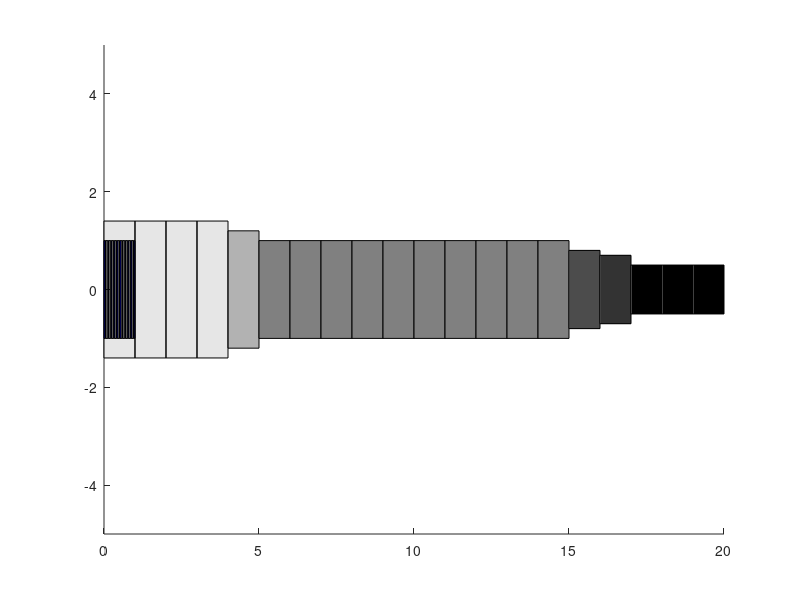
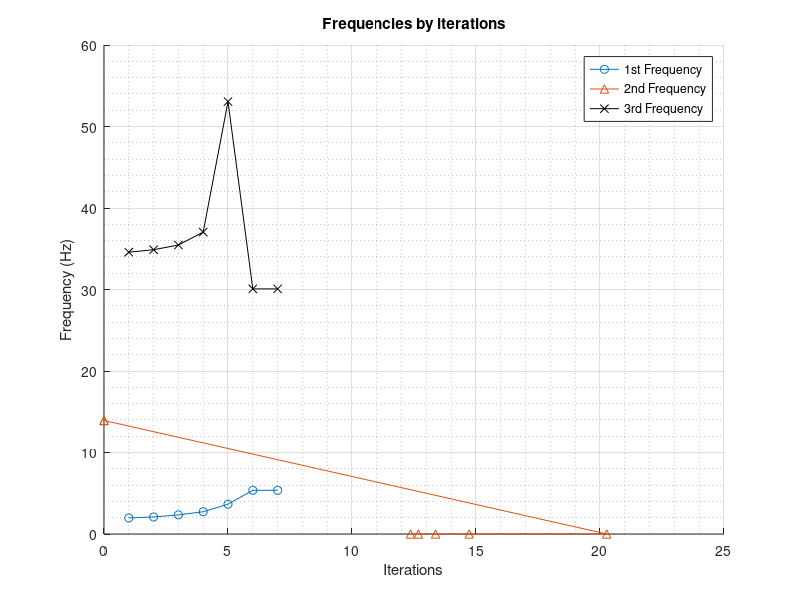

These figures' MATLAB source, in order:
% UNIVERSIDADE ESTADUAL DE CAMPINAS
% FACULDADE DE ENGENHARIA MECANICA
% METODOS DE OTIMIZACAO TOPOLOGICA EVOLUCIONARIA - IM437 J
% ATIVIDADE 7
%
% DIPL. -ENG RENAN MIRANDA PORTELA
%%%%%%%%%%%%%%%%%%%%%%%%%%%%%%%%%%%%%%%%%%%%%%%%%%%%%%%%%%%%

%% cleaning

clc; clear; close all

%% coordinate matrix

nx = 21; % nodes number in x
Lx = 20; % length in x [m]
ex = nx - 1; % element number in x
L = Lx/ex; 

coordx = linspace(0,Lx,nx); % coordinate in x
num = 1:nx; % number of nodes
coord = [num(:),coordx(:)]; % coordinate matrix

%% code variables

m_disc = 1000;
I_disc = 1000;
node_disc = nx;

%% incidence matrix

inci = zeros(ex,4); % incidence matrix pre-location

for i = 1 : ex
    
    inci(i,:) = [i coord(i,1) coord(i+1,1) 6];
    
end

%% boundary conditions matrix

bc(1,:) = [ coord(1,1), 1, 0];
bc(2,:) = [ coord(1,1), 2, 0];

%% material matrix
            %E    rho  nu
material = [2e11 7800 0.3];  % [Pa] [kg/m3] []

%% geometry

area = linspace(0.5, 1.5, 11);

%% solver

nnodes = size(coord,1); % number of nodes
alldof = 1:nnodes*2; % degrees of freedom
nel = size(inci,1); % number of elements
kg = zeros(2*nnodes); % global stiffness matrix pre-location
mg = zeros(2*nnodes); % global mass matrix pre-location

figure('Name','Geometry','NumberTitle','off');
xlim([0 Lx])
ylim([-5 5])
hold on
d = area(inci(:,4));
step=0;
for i=1:nel
    rectangle('Position',[0+step -d(i) L/nel 2*d(i)],'FaceColor','b')
    step=step+L/nel;
end

for i = 1 : nel % global stiffness matrix 

    no1 = inci(i,2); % first node element 
    no2 = inci(i,3); % second node element

    E = material(1,1); % young's module
    
    rho = material(1,2); % density
    
    A = area(inci(i,4))*1;
    
    I = A/(4*pi);

    ke = E*I/(L^3)*[12 6*L -12 6*L;
                    6*L 4*L^2 -6*L 2*L^2;
                    -12 -6*L 12 -6*L;
                    6*L 2*L^2 -6*L 4*L^2];
                      
    me = rho*A*L/420*[156 22*L 54 -13*L;
                        22*L 4*L^2 13*L -3*L^2;
                        54 13*L 156 -22*L;
                        -13*L -3*L^2 -22*L 4*L^2];

    loc = [no1*2-1 no1*2 no2*2-1 no2*2]; % localization vector
    
    kg(loc,loc) = kg(loc,loc) + ke; % global stiffness matrix assemble
    
    mg(loc,loc) = mg(loc,loc) + me; % global stiffness matrix assemble
 
end

freedof = alldof;

for k = 1 : size(bc,1) % degrees of freedom
    freedof(2*bc(k,1)-(2-bc(k,2))) = 0;
end

%% Adding mass to the mass matrix

loc_node_disc = [2*node_disc-1 2*node_disc];

mg(loc_node_disc(1),loc_node_disc(1)) = mg(loc_node_disc(1),loc_node_disc(1)) + m_disc; % global stiffness matrix assemble
mg(loc_node_disc(2),loc_node_disc(2)) = mg(loc_node_disc(2),loc_node_disc(2)) + I_disc; % global stiffness matrix assemble

%% BESO parameters

tau = 0.1/100;
mode = 1; % mode 
iter = 0 ; % iteration counter
frequency = zeros(100,3);
conv = 0;

while conv == 0 
    
    iter = iter + 1;

    kg_aux = (kg(logical(freedof),logical(freedof))); % column & rows elimination
    mg_aux = (mg(logical(freedof),logical(freedof))); % column & rows elimination
    
    [eig_vector,eig_value] = eig(kg_aux,mg_aux); %eig_vector = vibration mode
    eig_value = sum(eig_value);
    eig_aux = [eig_value;eig_vector]';
    eig_aux = sortrows(eig_aux,1);
    remove = eig_aux(:,1) > 0;
    eig_aux = eig_aux(remove,:);
    omega = sqrt(eig_aux(1:3,1))/(2*pi);
    frequency(iter,:) = omega;
 
    eig_vector = eig_aux(mode,2:end)';
    eig_vector_aux = zeros(size(kg,1),1);   
    eig_vector_aux(logical(freedof),1) = eig_vector;
    
    alpha_elemental = zeros(nel,2); % sensivity number vector
    alpha_elemental(:,1) = 1:nel; 

    for i = 1 : nel
        
        no1 = inci(i,2); % first node element 
        no2 = inci(i,3); % second node element
        
        loc = [no1*2-1 no1*2 no2*2-1 no2*2]; % localization vector
        
        u_aux = eig_vector_aux(loc); 
        A = area(inci(i,4))*0.1;
        I = A/(4*pi);

        ke_i = E*I/(L^3)*[12 6*L -12 6*L;
                        6*L 4*L^2 -6*L 2*L^2;
                        -12 -6*L 12 -6*L;
                        6*L 2*L^2 -6*L 4*L^2];

        me_i = rho*A*L/420*[156 22*L 54 -13*L;
                            22*L 4*L^2 13*L -3*L^2;
                            54 13*L 156 -22*L;
                            -13*L -3*L^2 -22*L 4*L^2];
        
        alpha_elemental(i,2) = -u_aux'*(eig_value(mode)*me_i-ke_i)*u_aux;

    end
    
    alpha_aux = sortrows(alpha_elemental,-2);
    
    bigger = alpha_aux(1:4,:);
    
    for i = 1 : 4
        
        if inci(bigger(i,1),4) < 10
        
            inci(bigger(i,1),4) = inci(bigger(i,1),4) + 1;

            no1 = inci(bigger(i,1),2); % first node element 
            no2 = inci(bigger(i,1),3); % second node element

            loc = [no1*2-1 no1*2 no2*2-1 no2*2]; % localization vector

            A = area(inci(bigger(i,1),4))*1;

            I = A/(4*pi);

            ke_i = E*I/(L^3)*[12 6*L -12 6*L;
                            6*L 4*L^2 -6*L 2*L^2;
                            -12 -6*L 12 -6*L;
                            6*L 2*L^2 -6*L 4*L^2];

            me_i = rho*A*L/420*[156 22*L 54 -13*L;
                                22*L 4*L^2 13*L -3*L^2;
                                54 13*L 156 -22*L;
                                -13*L -3*L^2 -22*L 4*L^2];

            kg(loc,loc) = kg(loc,loc) - ke + ke_i; % global stiffness matrix assemble

            mg(loc,loc) = mg(loc,loc) - me + me_i; % global stiffness matrix assemble
            
        end
        
    end
    
    if sum(area(inci(:,4))) > 20
    
        lower = alpha_aux(nel-3:nel,:);

        for i = 1 : 4

            if inci(lower(i,1),4) > 1

                inci(lower(i,1),4) = inci(lower(i,1),4) - 1;

                no1 = inci(lower(i,1),2); % first node element 
                no2 = inci(lower(i,1),3); % second node element

                loc = [no1*2-1 no1*2 no2*2-1 no2*2]; % localization vector

                A = area(inci(lower(i,1),4))*1;

                I = A/(4*pi);

                ke_i = E*I/(L^3)*[12 6*L -12 6*L;
                                6*L 4*L^2 -6*L 2*L^2;
                                -12 -6*L 12 -6*L;
                                6*L 2*L^2 -6*L 4*L^2];

                me_i = rho*A*L/420*[156 22*L 54 -13*L;
                                    22*L 4*L^2 13*L -3*L^2;
                                    54 13*L 156 -22*L;
                                    -13*L -3*L^2 -22*L 4*L^2];

                kg(loc,loc) = kg(loc,loc) - ke + ke_i; % global stiffness matrix assemble

                mg(loc,loc) = mg(loc,loc) - me + me_i; % global stiffness matrix assemble

            end

        end
        
    end
    
    if iter > 1
        
        error = (frequency(iter, mode) - frequency(iter-1, mode))/frequency(iter, mode);
        
        if error < tau 
            
            conv = 1;
            
        end
        
    end
    
end

% figure('Name','Geometry','NumberTitle','off');
% xlim([0 Lx])
% ylim([-5 5])
% hold on
d = area(inci(:,4));
step=0;
color=gray(length(area));
for i=1:nel
    color1=color(inci(i,4),:);
    rectangle('Position',[0+step -d(i) Lx/nel 2*d(i)],'FaceColor',color1)
    step=step+Lx/nel;
end

hold off

iter = 1 : iter;
frequency = frequency(iter,:);

figure('Name','Frequencies','NumberTitle','off');
hold on
plot(frequency(:,1),'-o')
plot(frequency(:,2),'-^')
plot(frequency(:,3),'k-x')
xlabel('Iterations') 
ylabel('Frequency (Hz)')
legend({'1st Frequency','2nd Frequency','3rd Frequency'})
title('Frequencies by iterations')
grid on
grid minor